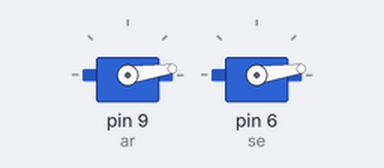
Bench run of a sketch on a simulated Arduino Uno, built with avr-gcc and run on an emulated ATmega328P. Shown: 2 × servo.

Above: at 0.05 s.
At 0.9 s:
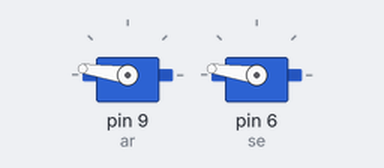
At 1.3 s:
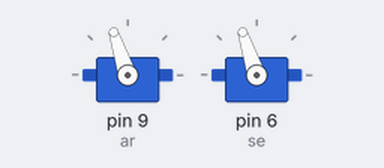
At 1.75 s:
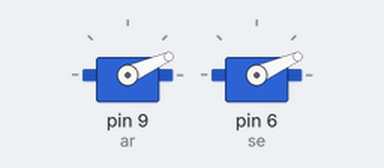
Timing chart, 0 to 4.3 s (numbered marks = the images above):
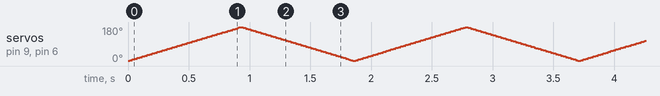

The sketch:

choknutui_robot.ino
```cpp
#include <Servo.h>
Servo ar;
Servo se;
int pos=0;
void setup() {
  ar.attach(9);
  se.attach(6);
}

void loop() {
  for(pos = 1; pos <= 180; pos += 1) {
    ar.write(pos);
    se.write(pos);
    delay(5);
  }
  for(pos = 180; pos >= 1; pos -= 1) {
    ar.write(pos);
    se.write(pos);
    delay(5);
  }
}
```
